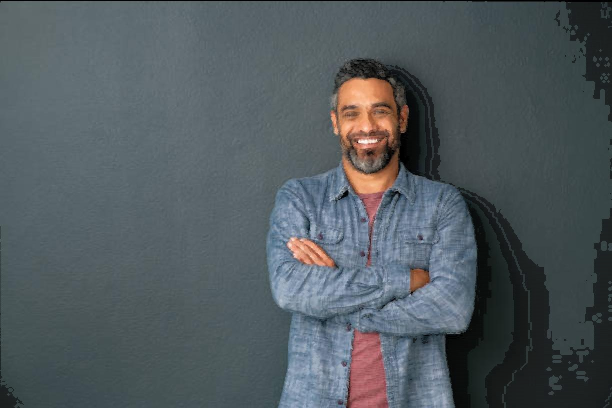
#> input picture person-ascii.jpg, 1224 x 816 px (shown at 1/2 size)
$ python img_to_ascii.py ../person-ascii.jpg
#> lines starting #> are read from the running program, lines starting #| are printed output that depends on the picture
#> in ConvertToAscii, original_image is the input picture: PIL image 1224x816 RGB; mean R, G, B 81.1, 89.8, 94.4
import argparse
import math
import os
from PIL import Image, ImageDraw

ASCII_CHARS = [' ', '.', ':', '-', '=', '+', '*', '#', '%', '@', 'M', 'W', '&', '$', 'X', 'A', 'O', 'K', 'B', '8']

# Width and Height of Font in Pixels
FONT_WIDTH = 8
FONT_HEIGHT = 12

FONT_RATIO = FONT_WIDTH / FONT_HEIGHT
SCALE_FACTOR = 0.4

def GetOutputTextName(image_path):
    input_file_name = os.path.basename(image_path)
    return input_file_name.split('.')[0] + '-ascii.txt'

def GetOutputImageName(image_path):
    input_file_name = os.path.basename(image_path)
    return input_file_name.split('.')[0] + '-ascii.' + input_file_name.split('.')[1]

# IMPLEMENT Lanczos resize algorithm here.
def ResizeImage(original_image, scale_factor):
#> called with scale_factor = 0.4
    image_width, image_height = original_image.size
#> image_width = 1224; image_height = 816

    return original_image.resize(
        (
            int(scale_factor * image_width),
            int(scale_factor * FONT_RATIO * image_height)
        ),
        Image.NEAREST
    )
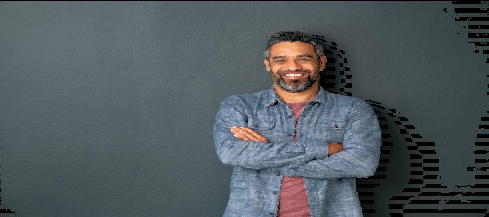
#> returned value: PIL image 489x217 RGB; mean R, G, B 81, 89.7, 94.3

def GetCharacter(grey_val):
    char_index = math.floor(grey_val * len(ASCII_CHARS) / 256)
    return ASCII_CHARS[char_index]

def ImageToAscii(original_image, image_path='input.jpg', output_folder='./'):
    resized_image = ResizeImage(original_image, SCALE_FACTOR)
    resized_width, resized_height = resized_image.size
#> resized_width = 489; resized_height = 217

    output_text = open(output_folder + '/' + GetOutputTextName(image_path), 'w')
    output_image = Image.new(
        'RGB',
        (FONT_WIDTH * resized_width, FONT_HEIGHT * resized_height),
        color=(0, 0, 0)
    )
#> output_image: PIL image 3912x2604 RGB; every value is 0

    pixels = resized_image.load()
    drawer = ImageDraw.Draw(output_image)

    # Speed up here using Multithreading/Multiprocessing
    for i in range(resized_height):
        for j in range(resized_width):
            r, g, b = pixels[j, i]

            ascii_char = GetCharacter(int((r + g + b) / 3))

            output_text.write(ascii_char)
            drawer.text(
                (FONT_WIDTH * j, FONT_HEIGHT * i),
                ascii_char,
                fill=(r, g, b)
            )
        output_text.write('\n')

    output_image.save(output_folder + '/' + GetOutputImageName(image_path))
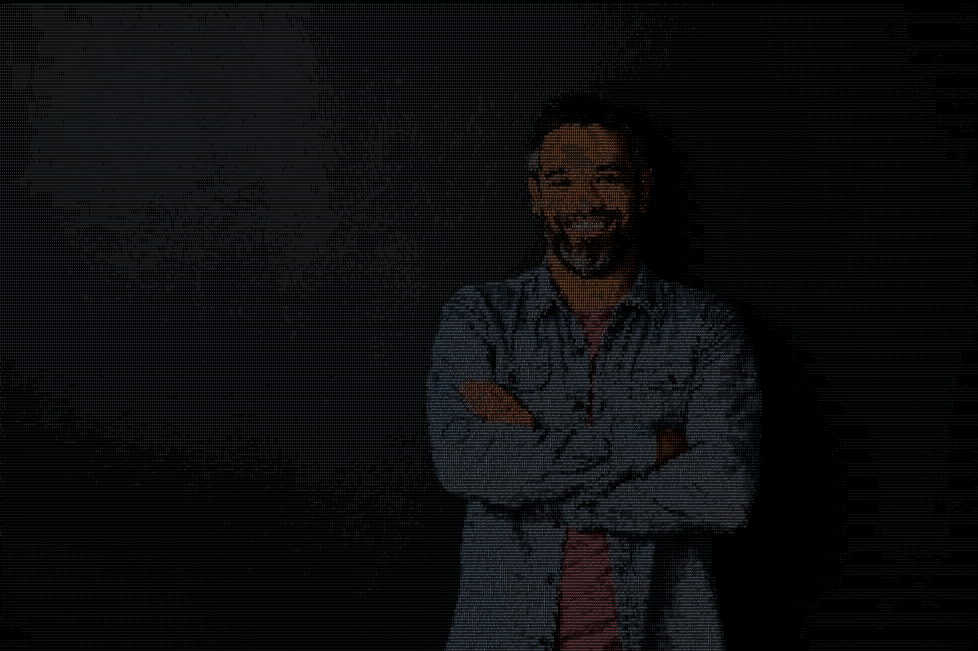
#> saved as person-ascii-ascii.jpg: PIL image 3912x2604 RGB (shown at 1/4 size); mean R, G, B 12.5, 13.6, 14.4

def ConvertToAscii(image_path):
    original_image = Image.open(image_path)
    ImageToAscii(original_image, image_path)

if __name__ == '__main__':
    # Parse the command line arguments
    parser = argparse.ArgumentParser(description='Convert an image to ASCII.')
    parser.add_argument('image_path', type=str, help='the path to the image file')
    args = parser.parse_args()

    # Convert the image to ASCII art
    ConvertToAscii(args.image_path)
